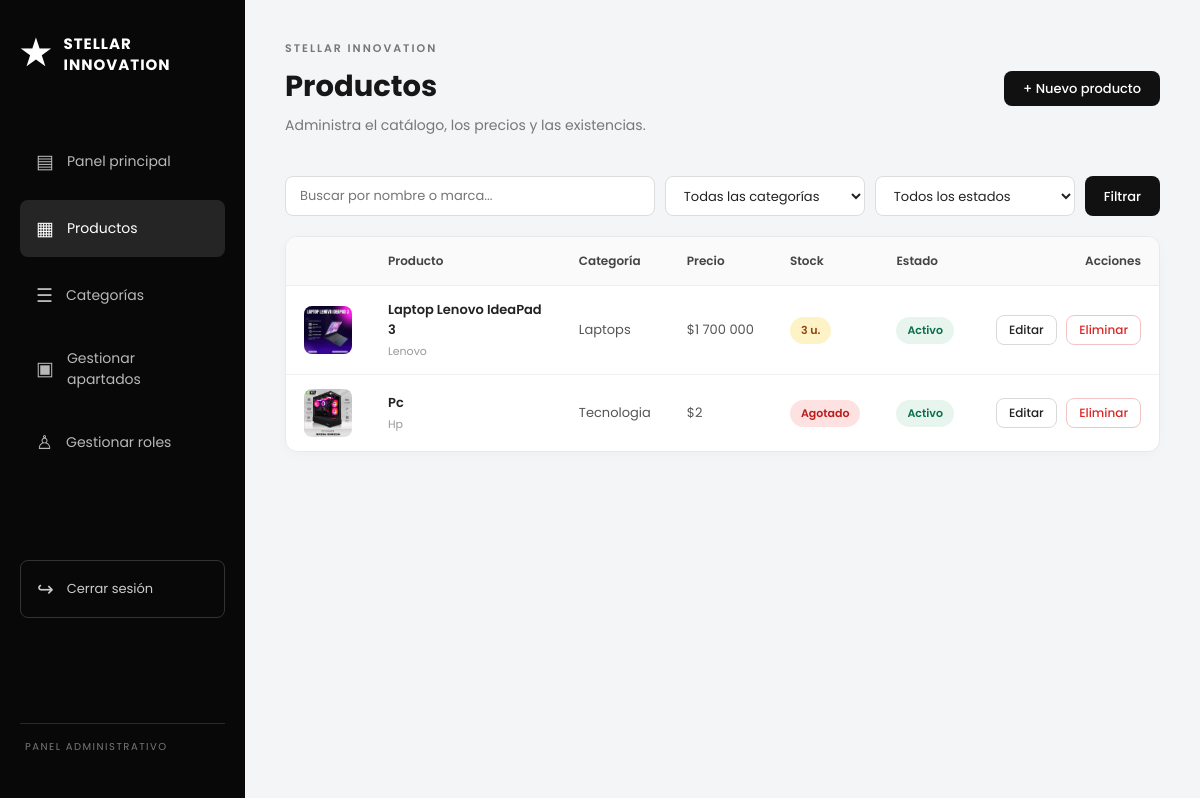
/administracion/productos/ (signed in), run on an earlier commit of the app's database.
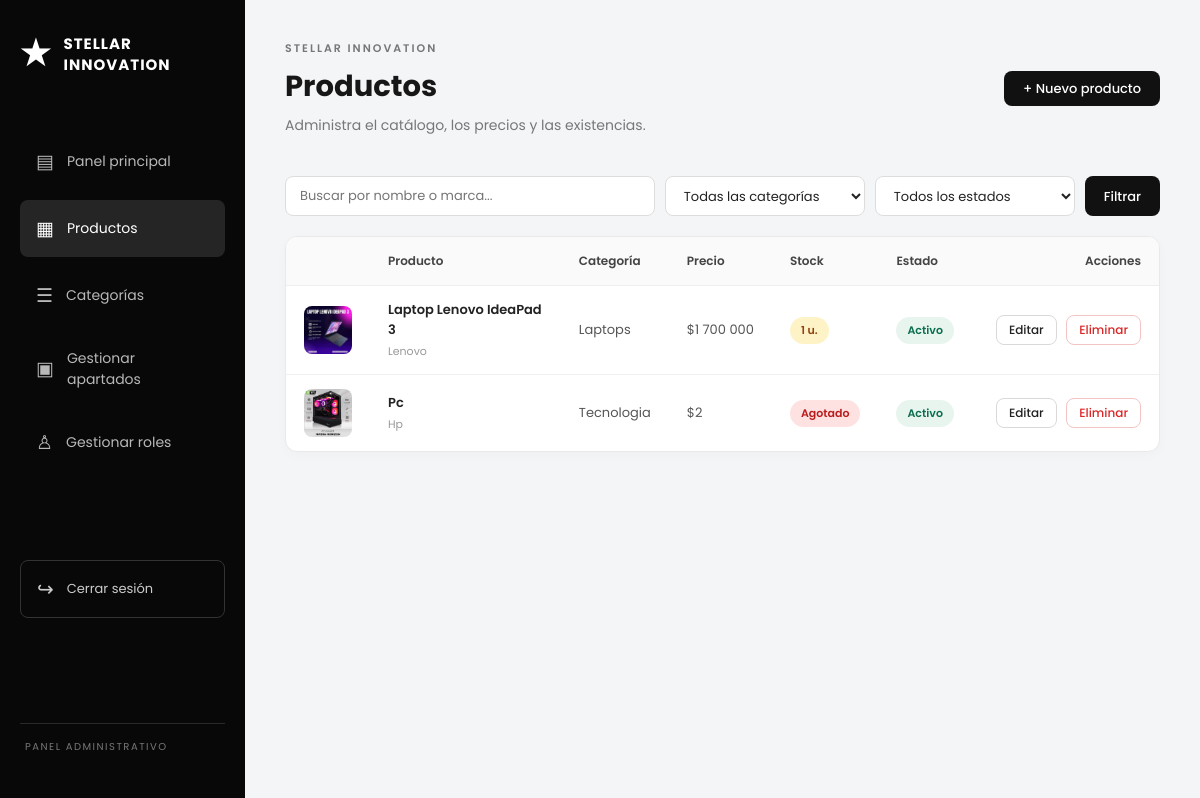
And on a later commit of the database.
### main/models.py (models this page shows, shortened)
class Producto(models.Model):
    nombre = models.CharField(max_length=150)
    marca = models.CharField(max_length=80, blank=True)
    descripcion = models.TextField()
    caracteristicas = models.TextField(blank=True)
    precio = models.DecimalField(max_digits=12, decimal_places=2,
                                 validators=[MinValueValidator(0)])
    stock = models.PositiveIntegerField(default=0)       # nunca negativo
    imagen = models.ImageField(upload_to='productos/', blank=True, null=True)
    categoria = models.ForeignKey(Categoria, on_delete=models.PROTECT,
                                  related_name='productos')
    activo = models.BooleanField(default=True)           # en vez de borrar
    creado = models.DateTimeField(auto_now_add=True)
    class Meta:
        verbose_name = "Producto"
        verbose_name_plural = "Productos"
        ordering = ['nombre']

class Categoria(models.Model):
    nombre = models.CharField(max_length=100, unique=True)
    descripcion = models.TextField(blank=True)
    disponible = models.BooleanField(default=True)   # en vez de borrar
    class Meta:
        verbose_name = "Categoría"
        verbose_name_plural = "Categorías"
        ordering = ['nombre']

### main/views.py (the view)
# urls.py: path('administracion/productos/', views.admin_productos, name='admin_productos'),
@admin_required
def admin_productos(request):
    productos = Producto.objects.select_related('categoria')
    q = request.GET.get('q', '').strip()
    categoria_id = request.GET.get('categoria', '')
    estado = request.GET.get('estado', '')
    if q:
        productos = productos.filter(Q(nombre__icontains=q) | Q(marca__icontains=q))
    categoria_activa = int(categoria_id) if categoria_id.isdigit() else None
    if categoria_activa:
        productos = productos.filter(categoria_id=categoria_activa)
    if estado == 'activos':
        productos = productos.filter(activo=True)
    elif estado == 'inactivos':
        productos = productos.filter(activo=False)
    elif estado == 'agotados':
        productos = productos.filter(stock=0)
    page_obj = Paginator(productos, 10).get_page(request.GET.get('page'))
    params = request.GET.copy()
    params.pop('page', None)
    return render(request, 'main/admin_productos.html', {
        'page_obj': page_obj,
        'categorias': Categoria.objects.all(),
        'categoria_activa': categoria_activa,
        'estado': estado,
        'q': q,
        'querystring': params.urlencode(),
    })

### main/context_processors.py (called while the page is built)
def carrito(request):
    cantidad = 0
    if request.user.is_authenticated:
        cantidad = ItemCarrito.objects.filter(
            carrito__cliente=request.user
        ).aggregate(total=Sum('cantidad'))['total'] or 0
    return {'carrito_cantidad': cantidad}

### main/templates/main/admin_productos.html (shortened to what this page needs)
{% extends 'main/base_admin.html' %}
{% block content %}
<section class="admin-panel">
    <div class="admin-encabezado">
        <div>
            <p class="admin-eyebrow">STELLAR INNOVATION</p>
            <h1>Productos</h1>
            <p>Administra el catálogo, los precios y las existencias.</p>
        </div>
        <a href="{% url 'admin_producto_crear' %}" class="admin-btn admin-btn-primario">+ Nuevo producto</a>
    </div>
    <form method="get" class="admin-filtros">
        <input type="text" name="q" value="{{ q }}" placeholder="Buscar por nombre o marca...">
        <select name="categoria">
            <option value="">Todas las categorías</option>
        </select>
        <select name="estado">
            <option value="">Todos los estados</option>
        </select>
        <button type="submit" class="admin-btn admin-btn-primario">Filtrar</button>
    </form>
    <div class="admin-tabla-scroll">
        <table class="admin-table">
            <thead>
                <tr>
                    <th></th>
                    <th>Producto</th>
                    <th>Categoría</th>
                    <th>Precio</th>
                    <th>Stock</th>
                    <th>Estado</th>
                    <th class="col-acciones">Acciones</th>
                </tr>
            </thead>
            <tbody>
                {% for p in page_obj %}
                <tr>
                    <td>
                        {% if p.imagen %}
                            <img src="{{ p.imagen.url }}" alt="" class="thumb">
                        {% else %}
                            <span class="thumb thumb-vacio">—</span>
                        {% endif %}
                    </td>
                    <td>
                        <strong>{{ p.nombre }}</strong>
                        {% if p.marca %}<small>{{ p.marca }}</small>{% endif %}
                    </td>
                    <td>{{ p.categoria.nombre }}</td>
                    <td>${{ p.precio|floatformat:"0g" }}</td>
                    <td>
                        {% if p.stock == 0 %}
                            <span class="estado-badge danger">Agotado</span>
                        {% elif p.stock <= 5 %}
                            <span class="estado-badge warn">{{ p.stock }} u.</span>
                        {% else %}
                            {{ p.stock }} u.
                        {% endif %}
                    </td>
                    <td>
                        {% if p.activo %}
                            <span class="estado-badge ok">Activo</span>
                        {% else %}
                            <span class="estado-badge off">Inactivo</span>
                        {% endif %}
                    </td>
                    <td class="col-acciones">
                        <a href="{% url 'admin_producto_editar' p.id %}" class="admin-btn admin-btn-secundario admin-btn-sm">Editar</a>
                        <button type="button" class="admin-btn admin-btn-peligro admin-btn-sm btn-eliminar"
                                data-url="{% url 'admin_producto_eliminar' p.id %}"
                                data-nombre="{{ p.nombre }}"
                                data-aviso="Si tiene apartados asociados no se borrará: se marcará como inactivo.">
                            Eliminar
                        </button>
                    </td>
                </tr>
                {% endfor %}
            </tbody>
        </table>
    </div>
</section>
{% endblock %}

What changed in the data, as far as the page shows it:
changed Producto "Laptop Lenovo IdeaPad 3": stock "3" → "1"
